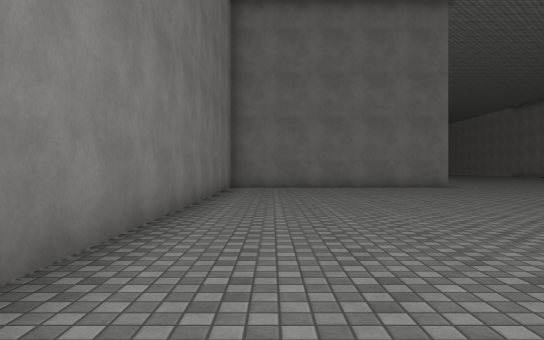
View 1 (above)

24 first-person views from a walk through a Unity game level. The camera is 1.2 m above the floor, looks level and sees 70° across. The floor is counted in squares, 2 m on a side. Each view is taken from the middle of a square. On the plan, view 1 faces up. The plan holds only what a view shows up to about 11 squares ahead; the rest is blank. The place goes on beyond the plan. The player is left out. Surface patterns are stand-ins for the level's own textures.

View 2
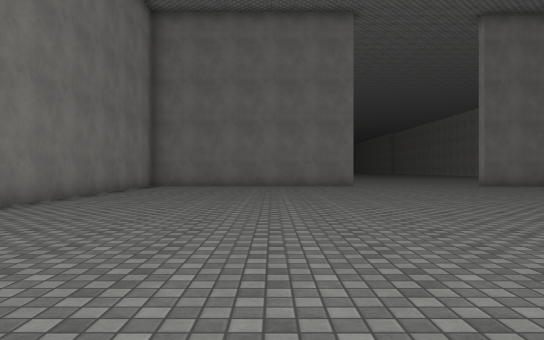

View 3
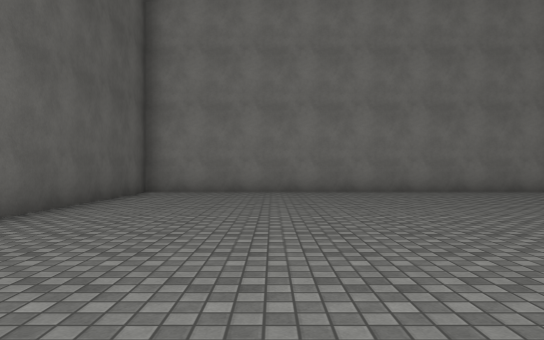

View 4
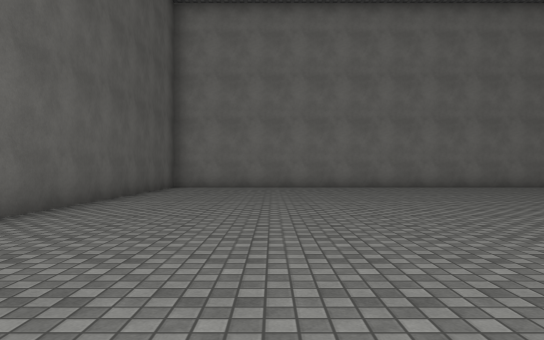

View 5
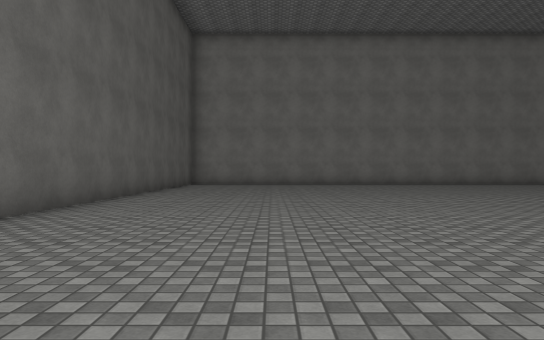

View 6
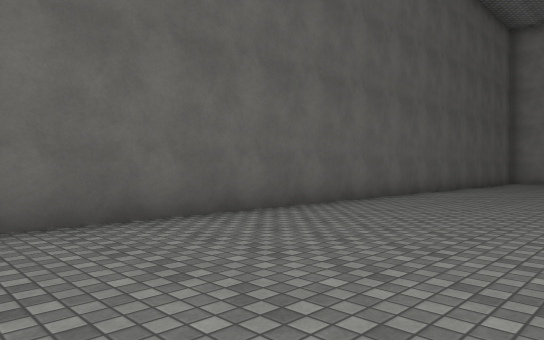

View 7
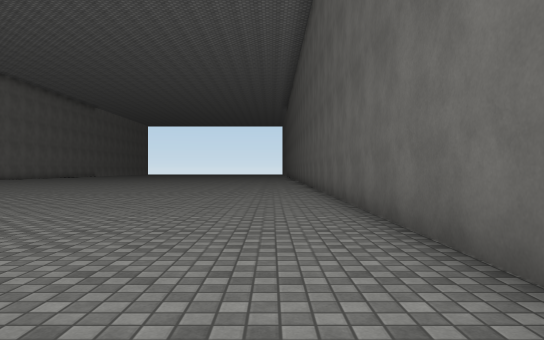

View 8
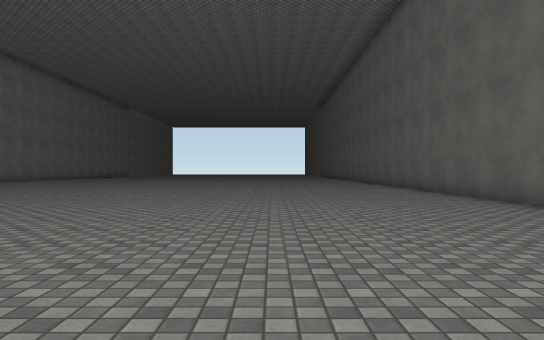

View 9
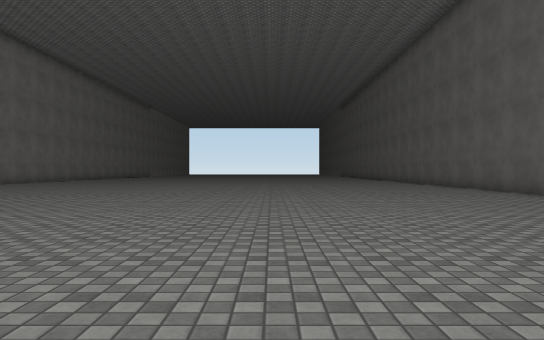

View 10
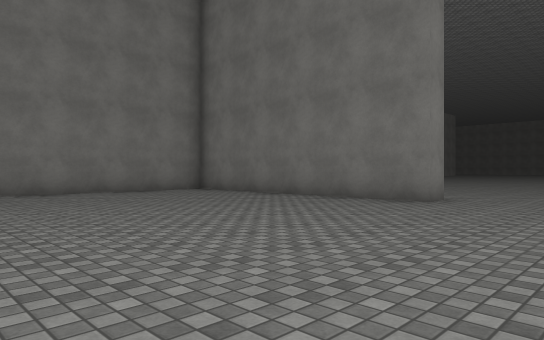

View 11
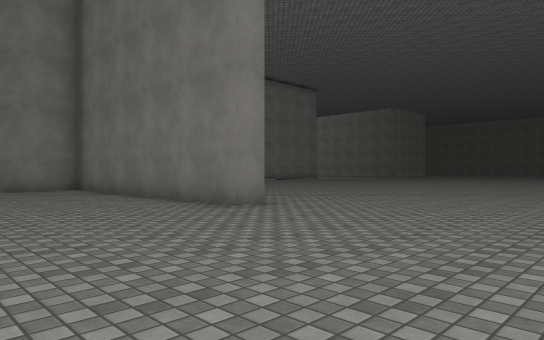

View 12
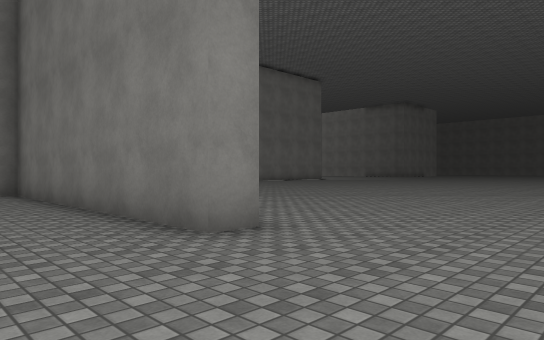

View 13
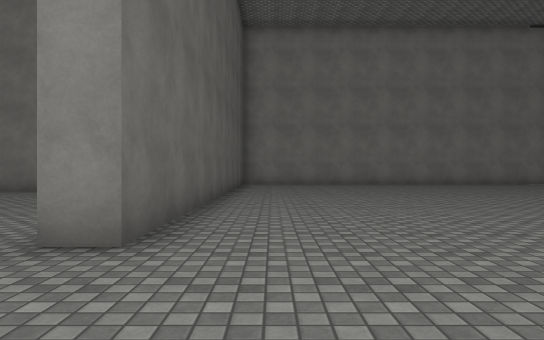

View 14
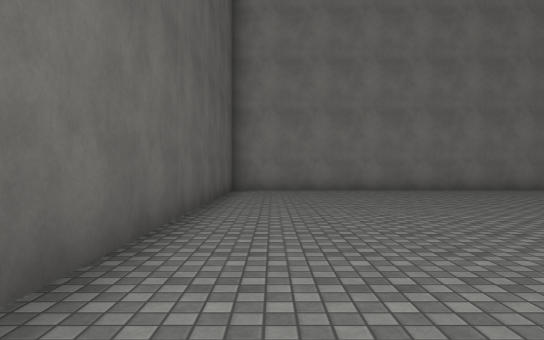

View 15
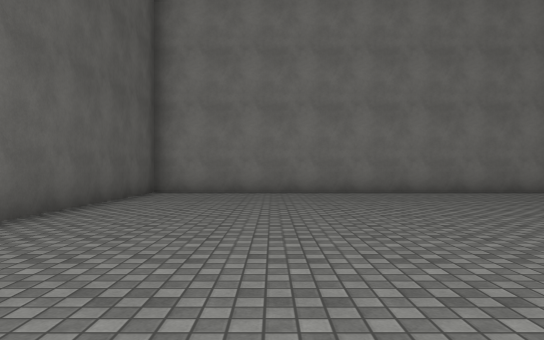

View 16
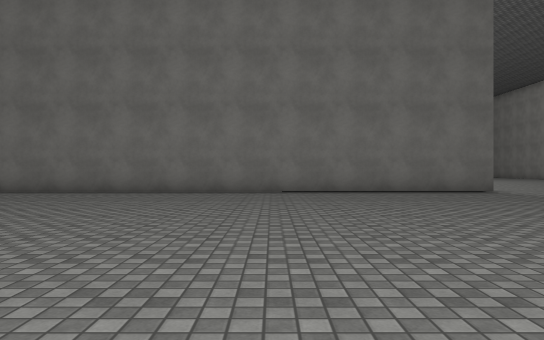

View 17
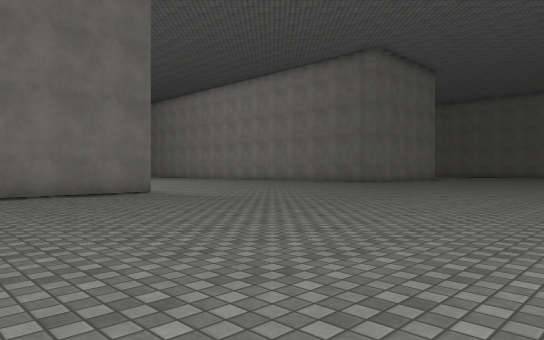

View 18
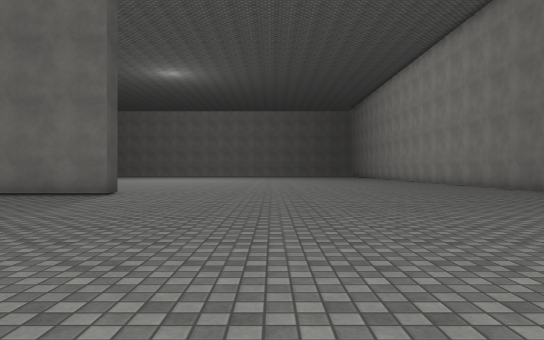

View 19
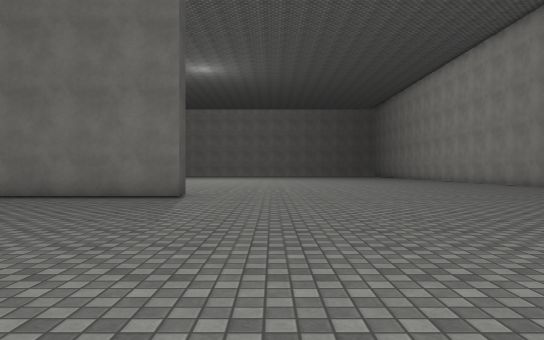

View 20
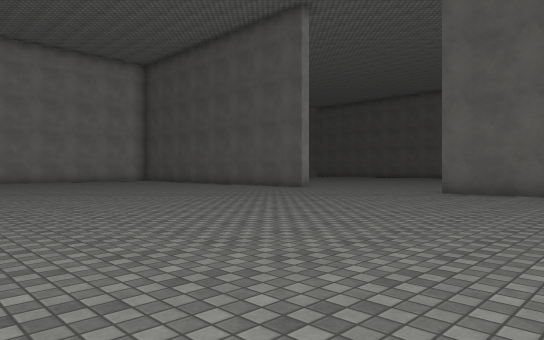

View 21
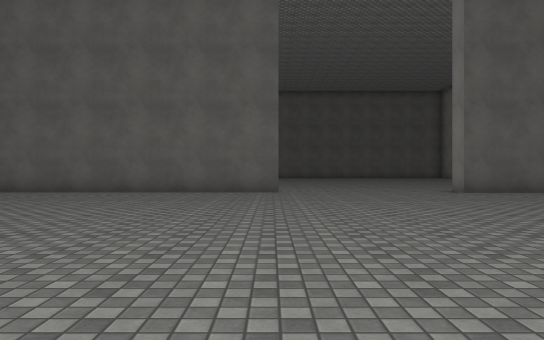

View 22
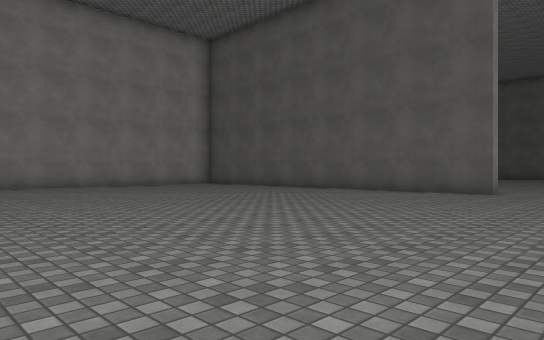

View 23
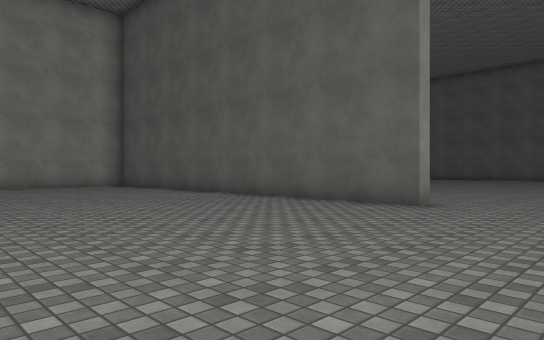

View 24
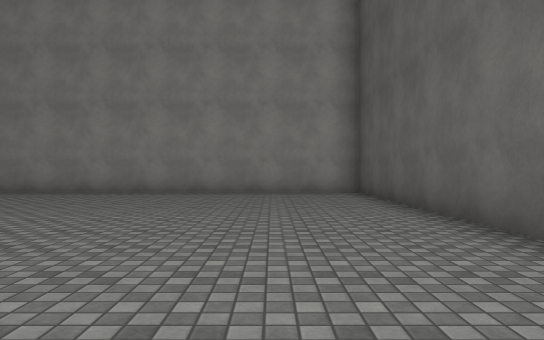

### Floor plan
Points are (right, up) in squares from view 1. A wall is a line through its corners. A room is listed if a view was taken in it or the views show most of it. See-through windows are left out.
Room 1 (views 1, 2, 3, 4, 5, 6, 7, 8, 9, 10, 11, 12)
walls: (10.8, 13.2) (10.8, 13.8); (6, 13.2) (-1.4, 13.2) (-1.4, -4.4) (23, -4.4)
ways out: opening at (8.5, 12.2) to room 2
Room 2 (views 13, 14, 15, 16, 17, 18, 19, 20, 21, 22, 23, 24)
walls: (-7.1, 31) (-6.5, 31) (-6.5, 13.8) (6, 13.8) (6, 13.2); (10.8, 13.8) (22.3, 13.8) (22.3, 23.2)
ways out: opening at (8.5, 12.2) to room 1

Where each view was taken, in squares from view 1:
view 1: 0 up, 0 right, facing up
view 2: 1 down, 3 right, facing up
view 3: 1 down, 9 right, facing left
view 4: 1 down, 12 right, facing left
view 5: 1 down, 15 right, facing left
view 6: 0 up, 17 right, facing down-left
view 7: 3 down, 12 right, facing right
view 8: 0 up, 11 right, facing right
view 9: 2 up, 10 right, facing right
view 10: 6 up, 9 right, facing up-left
view 11: 9 up, 11 right, facing up-left
view 12: 11 up, 9 right, facing up-left
view 13: 15 up, 9 right, facing left
view 14: 15 up, 5 right, facing left
view 15: 17 up, 4 right, facing left
view 16: 25 up, 4 right, facing left
view 17: 26 up, 3 right, facing up-left
view 18: 35 up, 3 right, facing left
view 19: 33 up, 2 right, facing left
view 20: 24 up, 2 right, facing down-right
view 21: 24 up, 11 right, facing down
view 22: 24 up, 8 right, facing down-right
view 23: 20 up, 8 right, facing down-right
view 24: 16 up, 12 right, facing right
